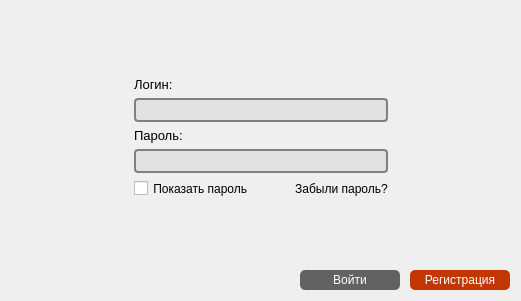
<?xml version="1.0" encoding="UTF-8"?>
<ui version="4.0">
 <class>LoginForm</class>
 <widget class="QWidget" name="LoginForm">
  <property name="geometry">
   <rect>
    <x>0</x>
    <y>0</y>
    <width>521</width>
    <height>301</height>
   </rect>
  </property>
  <property name="windowTitle">
   <string>Form</string>
  </property>
  <layout class="QVBoxLayout" name="verticalLayout_2">
   <item>
    <spacer name="verticalSpacer_2">
     <property name="orientation">
      <enum>Qt::Vertical</enum>
     </property>
     <property name="sizeHint" stdset="0">
      <size>
       <width>20</width>
       <height>40</height>
      </size>
     </property>
    </spacer>
   </item>
   <item>
    <layout class="QHBoxLayout" name="horizontalLayout_2">
     <item>
      <spacer name="horizontalSpacer_3">
       <property name="orientation">
        <enum>Qt::Horizontal</enum>
       </property>
       <property name="sizeHint" stdset="0">
        <size>
         <width>40</width>
         <height>20</height>
        </size>
       </property>
      </spacer>
     </item>
     <item>
      <layout class="QVBoxLayout" name="verticalLayout">
       <item>
        <widget class="QLabel" name="plblLogin">
         <property name="sizePolicy">
          <sizepolicy hsizetype="Preferred" vsizetype="Fixed">
           <horstretch>0</horstretch>
           <verstretch>0</verstretch>
          </sizepolicy>
         </property>
         <property name="font">
          <font>
           <pointsize>10</pointsize>
          </font>
         </property>
         <property name="text">
          <string>Логин:</string>
         </property>
        </widget>
       </item>
       <item>
        <widget class="QLineEdit" name="lineEditLogin">
         <property name="sizePolicy">
          <sizepolicy hsizetype="Expanding" vsizetype="Fixed">
           <horstretch>0</horstretch>
           <verstretch>0</verstretch>
          </sizepolicy>
         </property>
         <property name="minimumSize">
          <size>
           <width>0</width>
           <height>24</height>
          </size>
         </property>
         <property name="styleSheet">
          <string notr="true">QLineEdit
{ 
border: 2px solid gray;
     border-radius: 4px;
     padding: 0 8px;
background-color: rgb(225, 225, 225);
color: rgb(48, 48, 48);
     selection-background-color: rgb(0, 170, 255);
}</string>
         </property>
        </widget>
       </item>
       <item>
        <widget class="QLabel" name="plblPassword">
         <property name="sizePolicy">
          <sizepolicy hsizetype="Preferred" vsizetype="Fixed">
           <horstretch>0</horstretch>
           <verstretch>0</verstretch>
          </sizepolicy>
         </property>
         <property name="font">
          <font>
           <pointsize>10</pointsize>
          </font>
         </property>
         <property name="text">
          <string>Пароль:</string>
         </property>
        </widget>
       </item>
       <item>
        <widget class="QLineEdit" name="lineEditPassword">
         <property name="minimumSize">
          <size>
           <width>0</width>
           <height>24</height>
          </size>
         </property>
         <property name="styleSheet">
          <string notr="true">QLineEdit {
border: 2px solid gray;
     border-radius: 4px;
     padding: 0 8px;
background-color: rgb(225, 225, 225);
color: rgb(48, 48, 48);
     selection-background-color: rgb(0, 170, 255);
}</string>
         </property>
         <property name="echoMode">
          <enum>QLineEdit::Password</enum>
         </property>
        </widget>
       </item>
       <item>
        <layout class="QHBoxLayout" name="horizontalLayout">
         <item>
          <widget class="QCheckBox" name="checkBoxViewPassword">
           <property name="cursor">
            <cursorShape>PointingHandCursor</cursorShape>
           </property>
           <property name="autoFillBackground">
            <bool>false</bool>
           </property>
           <property name="styleSheet">
            <string notr="true"> QCheckBox {
     spacing: 2px;
 }

/*QCheckBox::indicator:unchecked {
     image: url(:/icons2/icons8delete50.png);
 }

 QCheckBox::indicator:unchecked:hover {
     image: url(:/icons2/icons8-man-100.png);
 }

  QCheckBox::indicator:unchecked:pressed {
     image: url(:/icons2/icons8delete50.png);
 }

 QCheckBox::indicator:checked {
     image: url(:/icons2/icons8-logout-50.png);
 }

 QCheckBox::indicator:checked:hover {
     image: url(:/icons2/icons8-man-100.png);
 }

 QCheckBox::indicator:checked:pressed {
     image: url(:/icons2/icons8delete50.png);
 }

 QCheckBox::indicator:indeterminate:hover {
     image: url(:/icons2/icons8-man-100.png);
 }

 QCheckBox::indicator:indeterminate:pressed {
     image: url(:/icons2/icons8delete50.png);
 }*/</string>
           </property>
           <property name="text">
            <string> Показать пароль</string>
           </property>
          </widget>
         </item>
         <item>
          <spacer name="horizontalSpacer_2">
           <property name="orientation">
            <enum>Qt::Horizontal</enum>
           </property>
           <property name="sizeHint" stdset="0">
            <size>
             <width>40</width>
             <height>20</height>
            </size>
           </property>
          </spacer>
         </item>
         <item>
          <widget class="QPushButton" name="pbtnNewPassword">
           <property name="sizePolicy">
            <sizepolicy hsizetype="Fixed" vsizetype="Fixed">
             <horstretch>0</horstretch>
             <verstretch>0</verstretch>
            </sizepolicy>
           </property>
           <property name="cursor">
            <cursorShape>PointingHandCursor</cursorShape>
           </property>
           <property name="styleSheet">
            <string notr="true">QPushButton 
{
  	border-radius: 5px;
}

QPushButton:hover 
{
	color: rgb(0, 149, 223);
}
QPushButton:pressed 
{
	color: rgb(202, 202, 202);
}</string>
           </property>
           <property name="text">
            <string>Забыли пароль?</string>
           </property>
           <property name="checkable">
            <bool>false</bool>
           </property>
           <property name="checked">
            <bool>false</bool>
           </property>
           <property name="autoRepeat">
            <bool>false</bool>
           </property>
           <property name="autoExclusive">
            <bool>false</bool>
           </property>
           <property name="autoDefault">
            <bool>false</bool>
           </property>
           <property name="default">
            <bool>false</bool>
           </property>
           <property name="flat">
            <bool>false</bool>
           </property>
          </widget>
         </item>
        </layout>
       </item>
      </layout>
     </item>
     <item>
      <spacer name="horizontalSpacer_4">
       <property name="orientation">
        <enum>Qt::Horizontal</enum>
       </property>
       <property name="sizeHint" stdset="0">
        <size>
         <width>40</width>
         <height>20</height>
        </size>
       </property>
      </spacer>
     </item>
    </layout>
   </item>
   <item>
    <spacer name="verticalSpacer">
     <property name="orientation">
      <enum>Qt::Vertical</enum>
     </property>
     <property name="sizeHint" stdset="0">
      <size>
       <width>20</width>
       <height>40</height>
      </size>
     </property>
    </spacer>
   </item>
   <item>
    <layout class="QHBoxLayout" name="phbxLayoutButtons">
     <property name="spacing">
      <number>10</number>
     </property>
     <item>
      <spacer name="horizontalSpacer">
       <property name="orientation">
        <enum>Qt::Horizontal</enum>
       </property>
       <property name="sizeHint" stdset="0">
        <size>
         <width>40</width>
         <height>20</height>
        </size>
       </property>
      </spacer>
     </item>
     <item>
      <widget class="QPushButton" name="pbtnLogIntoAccount">
       <property name="enabled">
        <bool>false</bool>
       </property>
       <property name="sizePolicy">
        <sizepolicy hsizetype="MinimumExpanding" vsizetype="Preferred">
         <horstretch>0</horstretch>
         <verstretch>0</verstretch>
        </sizepolicy>
       </property>
       <property name="maximumSize">
        <size>
         <width>100</width>
         <height>16777215</height>
        </size>
       </property>
       <property name="cursor">
        <cursorShape>PointingHandCursor</cursorShape>
       </property>
       <property name="styleSheet">
        <string notr="true">QPushButton:enabled {
  	background-color: rgb(194, 55, 0);
  	color: white; 	
	border-radius: 5px;
    border-color: beige;
}

QPushButton {
  	background-color: rgb(98, 98, 98);
	color: white; 
	border-radius: 5px;
    border-color: beige;
}

QPushButton:hover {
	background-color: qlineargradient(spread:pad, x1:0, y1:0, x2:1, y2:0, stop:0 rgb(255, 125, 11), stop:1 rgb(255, 188, 17))
}

QPushButton:pressed {
     background-color: rgb(98, 98, 98);
     border-style: inset;
 }</string>
       </property>
       <property name="text">
        <string>Войти</string>
       </property>
      </widget>
     </item>
     <item>
      <widget class="QPushButton" name="pbtnRegistration">
       <property name="sizePolicy">
        <sizepolicy hsizetype="MinimumExpanding" vsizetype="Preferred">
         <horstretch>0</horstretch>
         <verstretch>0</verstretch>
        </sizepolicy>
       </property>
       <property name="maximumSize">
        <size>
         <width>100</width>
         <height>16777215</height>
        </size>
       </property>
       <property name="cursor">
        <cursorShape>PointingHandCursor</cursorShape>
       </property>
       <property name="styleSheet">
        <string notr="true">QPushButton 
{
  	background-color: rgb(194, 55, 0);
  	color: white; 
	
	border-radius: 5px;
    border-color: beige;
}

QPushButton:hover 
{
	background-color: qlineargradient(spread:pad, x1:0, y1:0, x2:1, y2:0, stop:0 rgb(255, 125, 11), stop:1 rgb(255, 188, 17))
}
QPushButton:pressed {
     background-color: rgb(98, 98, 98);
     border-style: inset;
 }</string>
       </property>
       <property name="text">
        <string>Регистрация</string>
       </property>
      </widget>
     </item>
    </layout>
   </item>
  </layout>
 </widget>
 <resources/>
 <connections/>
</ui>
